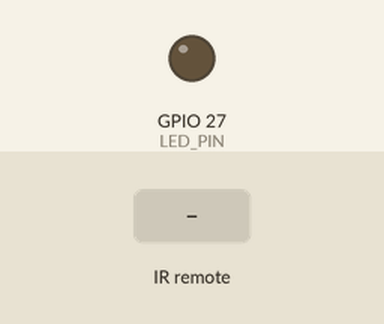
Simulated run of this sketch. Board: ESP32. Shown: output pins drawn as LEDs (lit = HIGH). The test bench sets the inputs (shaded band). What the sketch prints to the serial monitor is not drawn.

Above: at 1.2 s.
1.3 s: infrared code 0x45 received
At 2.6 s:
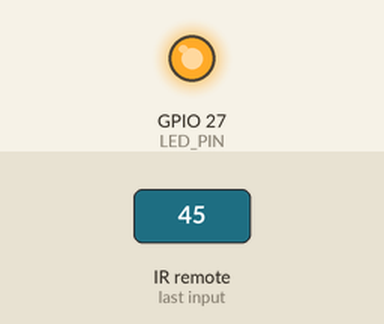
2.9 s: infrared code 0x10 received
Timing chart, 0 to 5.9 s (numbered marks = the images above; inputs shaded):
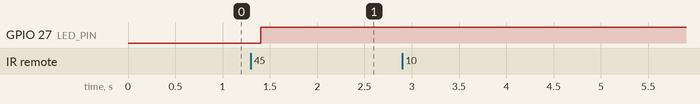

Measured:
- after the input at 1.3 s, GPIO 27 (LED_PIN): LOW → HIGH after 0.11 s
- after the input at 2.9 s, every drawn part: stays the same

The sketch:

ESP32_IR_Remote_2.0.ino
```cpp
#define DECODE_NEC 1  // 디코딩 방식
#include <IRremote.h>
#define timeSeconds 0.1 // 초
#define TIME_BUFFER_SIZE 30

const int IR_RECEIVE_PIN = 23;  // 데이터 핀
const int LED_PIN = 27;

int flag = 0;
int state = LOW;

unsigned long now = millis();
unsigned long lastTrigger = 0;
boolean startTimer = false;

char strTime[TIME_BUFFER_SIZE];
uint32_t myRawdata= IrReceiver.decodedIRData.decodedRawData;

void setup() {
    Serial.begin(115200);

    // Just to know which program is running on my Arduino
    Serial.println(F("START " __FILE__ " from " __DATE__ "\r\nUsing library version " VERSION_IRREMOTE));

    // 데이터 핀, 수신 확인용 LED<- 잘모르겠음
    IrReceiver.begin(IR_RECEIVE_PIN, ENABLE_LED_FEEDBACK); // Start the receiver, enable feedback LED, take LED feedback pin from the internal boards definition
    Serial.print(F("Ready to receive IR signals at pin "));

    pinMode(LED_PIN, OUTPUT);
    digitalWrite(LED_PIN, LOW);
}

void loop() {
    /*
     * Check if received data is available and if yes, try to decode it.
     * Decoded result is in the IrReceiver.decodedIRData structure.
     */
     // 디코딩 된 정보 받으면
    if (IrReceiver.decode()) {

        // Print a short summary of received data
        IrReceiver.printIRResultShort(&Serial); // 받은 데이터 시리얼에 표시
        Serial.println();
        Serial.print("RawData : ");
        Serial.println(myRawdata);
        // 알 수 없는 것이 들어오면 추가 정보 출력
        if (IrReceiver.decodedIRData.protocol == UNKNOWN) {
            // We have an unknown protocol, print more info
            IrReceiver.printIRResultRawFormatted(&Serial, true);
        }
        Serial.println();
        IrReceiver.resume(); // Enable receiving of the next value

        /*
         * Finally check the received data and perform actions according to the received commands
         */
        if (IrReceiver.decodedIRData.command == 0x10) {
            // do something
        } else if (IrReceiver.decodedIRData.command == 0x45) {
            startTimer = true;
            lastTrigger = millis();   // 신호가 들어온 시간
            Serial.print("작동 시간 : ");
            Serial.println(lastTrigger);
            if(flag == 0){
                flag = 1;           //flag = 1 일 때는 추가 신호 안받음
                state = !state;
                delay(100);
                Serial.print("state : ");
                Serial.println(state);
                digitalWrite(LED_PIN, state);
                Serial.println("LED state Changed");
            }
        }
    }
    timeInterval();
}

void timeInterval(){
    now = millis(); // 현재 시간은 계속 측정 중 -> 신호 때 받은 시간과 비교
    if(startTimer && (now - lastTrigger > (timeSeconds*1000))) {
        Serial.print("현재 시간 : ");
        Serial.println(now);
        float interval = (float)(now-lastTrigger)/1000;
        snprintf(strTime, TIME_BUFFER_SIZE, "간격 : %.1f 초", interval);
        Serial.println(strTime);
        flag = 0;
        startTimer = false;
    }
}
```
